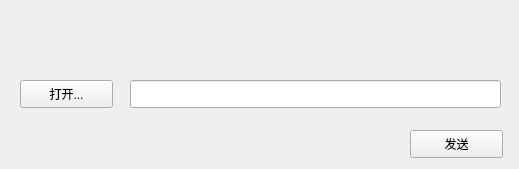
<?xml version="1.0" encoding="UTF-8"?>
<ui version="4.0">
 <class>SendFileClass</class>
 <widget class="QWidget" name="SendFileClass">
  <property name="geometry">
   <rect>
    <x>0</x>
    <y>0</y>
    <width>519</width>
    <height>169</height>
   </rect>
  </property>
  <property name="sizePolicy">
   <sizepolicy hsizetype="Fixed" vsizetype="Fixed">
    <horstretch>0</horstretch>
    <verstretch>0</verstretch>
   </sizepolicy>
  </property>
  <property name="minimumSize">
   <size>
    <width>519</width>
    <height>169</height>
   </size>
  </property>
  <property name="maximumSize">
   <size>
    <width>519</width>
    <height>169</height>
   </size>
  </property>
  <property name="windowTitle">
   <string>SendFile</string>
  </property>
  <widget class="QWidget" name="titleWidget" native="true">
   <property name="geometry">
    <rect>
     <x>0</x>
     <y>0</y>
     <width>519</width>
     <height>50</height>
    </rect>
   </property>
   <property name="sizePolicy">
    <sizepolicy hsizetype="Preferred" vsizetype="Preferred">
     <horstretch>0</horstretch>
     <verstretch>0</verstretch>
    </sizepolicy>
   </property>
   <property name="titleskin" stdset="0">
    <bool>true</bool>
   </property>
  </widget>
  <widget class="QWidget" name="bodyWidget" native="true">
   <property name="geometry">
    <rect>
     <x>0</x>
     <y>50</y>
     <width>519</width>
     <height>119</height>
    </rect>
   </property>
   <property name="bottomskin" stdset="0">
    <bool>true</bool>
   </property>
   <widget class="QPushButton" name="openBtn">
    <property name="geometry">
     <rect>
      <x>20</x>
      <y>30</y>
      <width>93</width>
      <height>28</height>
     </rect>
    </property>
    <property name="text">
     <string>打开...</string>
    </property>
   </widget>
   <widget class="QPushButton" name="sendBtn">
    <property name="geometry">
     <rect>
      <x>410</x>
      <y>80</y>
      <width>93</width>
      <height>28</height>
     </rect>
    </property>
    <property name="text">
     <string>发送</string>
    </property>
   </widget>
   <widget class="QLineEdit" name="lineEdit">
    <property name="geometry">
     <rect>
      <x>130</x>
      <y>30</y>
      <width>371</width>
      <height>28</height>
     </rect>
    </property>
   </widget>
  </widget>
 </widget>
 <layoutdefault spacing="6" margin="11"/>
 <resources/>
 <connections/>
</ui>
